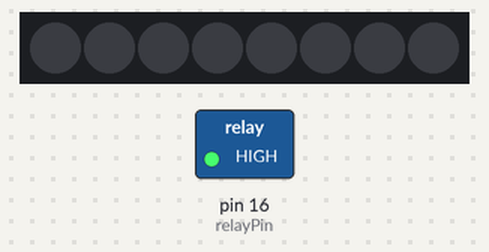
The sketch below on a simulated Arduino Uno, built with avr-gcc and run on an emulated ATmega328P. Parts: 8 RGB LEDs in strip order, left to right, switched loads named in the sketch (green lamp = pin HIGH). What the sketch prints to the serial monitor is not drawn.

Above: at 1.0 s.
At 3.0 s:
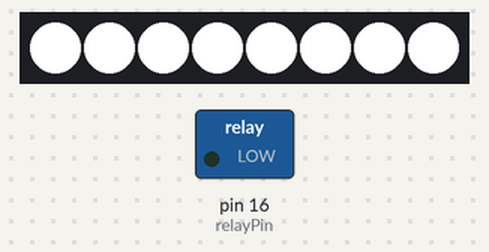
Timing chart, 0 to 5.2 s (numbered marks = the images above):
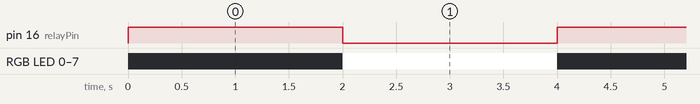

The sketch:

ARAI-hardwareSetting.ino
```cpp
#include <Adafruit_NeoPixel.h>
#define neopixelPin 2
#define neopixelNum 8
#define relayPin 16

Adafruit_NeoPixel strip = Adafruit_NeoPixel(8, neopixelPin, NEO_GRB + NEO_KHZ800);

void setup() {
  Serial.begin(115200);
  Serial.println();
  Serial.print("connected: ");
  pinMode(relayPin, OUTPUT);
  strip.begin();
  strip.show();
}

void loop() {
  digitalWrite(relayPin, HIGH);
  delay(2000);
  for (int i=0; i < neopixelNum; i++) {
    strip.setPixelColor(i, 255, 255, 255);
  }
  strip.show();
  digitalWrite(relayPin, LOW);
  delay(2000);
  for (int i=0; i < neopixelNum; i++) {
    strip.setPixelColor(i, 0, 0, 0);
  }
  strip.show();
}
```

Measured:
- by itself, pin 16 (relayPin): alternates HIGH for 2.0 s and LOW for 2.0 s
- by itself, RGB LED 0–7: alternates RGB(255, 255, 255) for 2.0 s and off for 2.0 s
- by itself, everything shown: repeats every 4.0 s, in 3 steps
